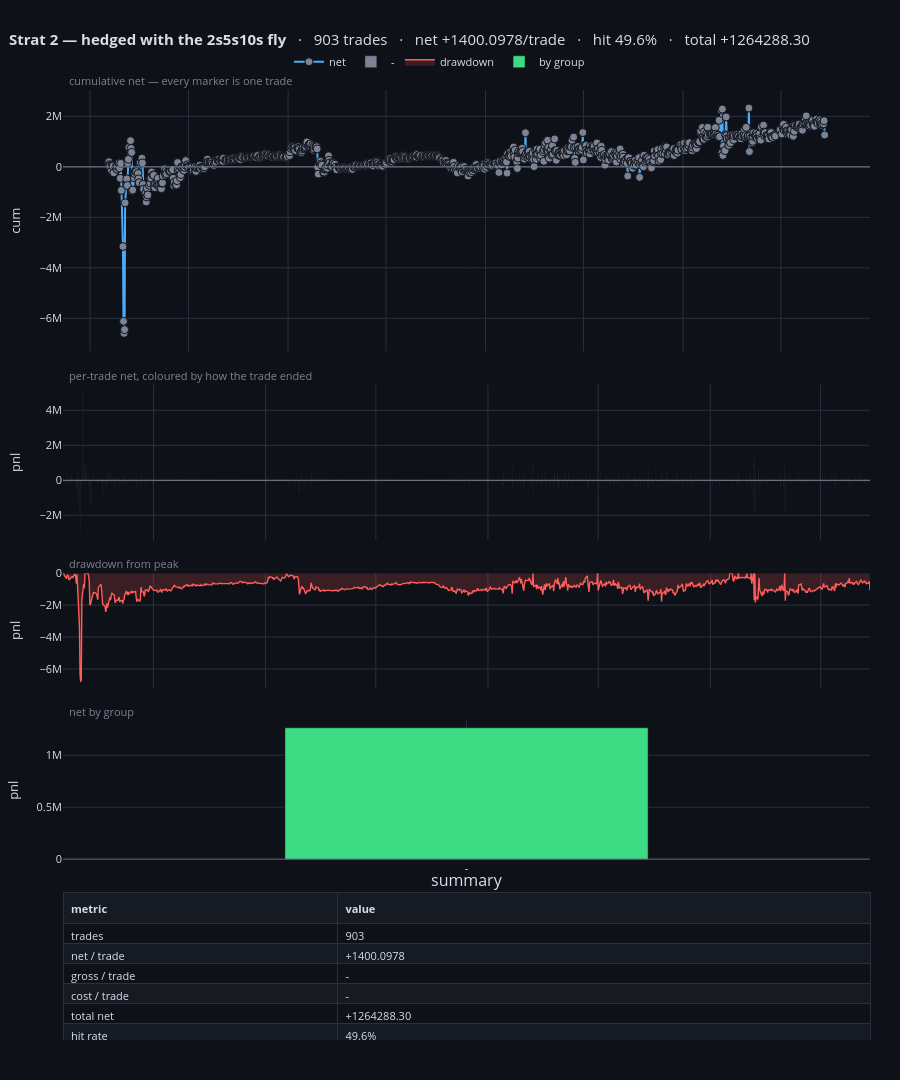

Notebook code for this chart:
### Code cell
fig_dash_h = trade_dashboard(BOOKS["hedged"], title="Strat 2 — hedged with the 2s5s10s fly",
                             span_years=SPAN_YEARS)
fig_dash_h

### Figure 1 — Plotly figure (JSON) as saved in the notebook; plotly's stock layout.template omitted (floating-point values rounded to 4 significant figures; data arrays with more than 128 entries replaced by an {"elided": "..."} marker saying what was removed)
{"data": [{"customdata": {"elided": "903x11 str values"}, "hovertemplate": "<b>%{customdata[0]}</b><br>%{customdata[1]}  ·  %{customdata[2]}  ·  <b>%{customdata[3]}</b><br>signal: %{customdata[4]}   secondary: %{customdata[5]}<br>exit: <b>%{customdata[6]}</b> after %{customdata[7]} <br>gross %{customdata[8]}   <b>net %{customdata[9]}</b><br>cumulative %{customdata[10]}<extra></extra>", "line": {"color": "#4dabf7", "width": 2}, "marker": {"color": {"elided": "903 str values"}, "line": {"color": "#0e1117", "width": 1}, "size": 8}, "mode": "lines+markers", "name": "net", "type": "scatter", "x": {"elided": "903 str values"}, "xaxis": "x", "y": {"elided": "903 float values"}, "yaxis": "y"}, {"customdata": {"elided": "903x11 str values"}, "hovertemplate": "<b>%{customdata[0]}</b><br>%{customdata[1]}  ·  %{customdata[2]}  ·  <b>%{customdata[3]}</b><br>signal: %{customdata[4]}   secondary: %{customdata[5]}<br>exit: <b>%{customdata[6]}</b> after %{customdata[7]} <br>gross %{customdata[8]}   <b>net %{customdata[9]}</b><br>cumulative %{customdata[10]}<extra></extra>", "marker": {"color": "#7b8394"}, "name": "-", "type": "bar", "x": {"elided": "903 str values"}, "xaxis": "x2", "y": {"elided": "903 float values"}, "yaxis": "y2"}, {"fill": "tozeroy", "fillcolor": "rgba(255,92,92,0.18)", "hovertemplate": "drawdown %{y:.3f}<extra></extra>", "line": {"color": "#ff5c5c", "width": 1.4}, "mode": "lines", "name": "drawdown", "type": "scatter", "x": {"elided": "903 str values"}, "xaxis": "x3", "y": {"elided": "903 float values"}, "yaxis": "y3"}, {"customdata": [[903]], "hovertemplate": "<b>%{x}</b><br>%{customdata[0]} trades<br>total %{y:.3f}<extra></extra>", "marker": {"color": ["#3ddc84"]}, "name": "by group", "type": "bar", "x": ["-"], "xaxis": "x4", "y": [1264000.0], "yaxis": "y4"}, {"cells": {"align": "left", "fill": {"color": [["#0e1117", "#161a23", "#0e1117", "#161a23", "#0e1117", "#161a23", "#0e1117", "#161a23", "#0e1117", "#161a23", "#0e1117", "#161a23", "#0e1117", "#161a23", "#0e1117", "#161a23", "#0e1117", "#161a23"]]}, "font": {"color": "#d8dee9", "size": 11}, "height": 20, "line": {"color": "#2a3040"}, "values": [["trades", "net / trade", "gross / trade", "cost / trade", "total net", "hit rate", "avg win / avg loss", "payoff ratio", "Sharpe / trade", "t-statistic", "best / worst trade", "max drawdown", "longest win / loss run", "avg hold", "trades / year", "annualised Sharpe"], ["903", "+1400.0978", "-", "-", "+1264288.30", "49.6%", "+146748.555 / -141712.230", "1.036", "0.0044", "0.13", "+5022182.719 / -2962702.250", "-6799543.83", "7 / 6", "-", "248.9", "0.0700"]]}, "columnwidth": [34, 66], "domain": {"x": [0.0, 1.0], "y": [0.0, 0.1548]}, "header": {"align": "left", "fill": {"color": "#161a23"}, "font": {"color": "#d8dee9", "size": 11}, "line": {"color": "#2a3040"}, "values": ["<b>metric</b>", "<b>value</b>"]}, "type": "table"}], "layout": {"annotations": [{"font": {"color": "#7b8394", "size": 11}, "showarrow": false, "text": "cumulative net — every marker is one trade", "x": 0.005, "xanchor": "left", "xref": "paper", "y": 1.0, "yanchor": "bottom", "yref": "paper"}, {"font": {"color": "#7b8394", "size": 11}, "showarrow": false, "text": "per-trade net, coloured by how the trade ended", "x": 0.005, "xanchor": "left", "xref": "paper", "y": 0.6898, "yanchor": "bottom", "yref": "paper"}, {"font": {"color": "#7b8394", "size": 11}, "showarrow": false, "text": "drawdown from peak", "x": 0.005, "xanchor": "left", "xref": "paper", "y": 0.4914, "yanchor": "bottom", "yref": "paper"}, {"font": {"color": "#7b8394", "size": 11}, "showarrow": false, "text": "net by group", "x": 0.005, "xanchor": "left", "xref": "paper", "y": 0.336, "yanchor": "bottom", "yref": "paper"}, {"font": {"size": 16}, "showarrow": false, "text": "summary", "x": 0.5, "xanchor": "center", "xref": "paper", "y": 0.1548, "yanchor": "bottom", "yref": "paper"}], "bargap": 0.55, "font": {"color": "#d8dee9", "size": 11}, "height": 1080, "hoverdistance": 30, "hoverlabel": {"bgcolor": "#161a23", "bordercolor": "#2a3040", "font": {"color": "#d8dee9", "size": 11}}, "hovermode": "closest", "legend": {"bgcolor": "rgba(0,0,0,0)", "orientation": "h", "x": 0.28, "y": 1.045}, "margin": {"b": 40, "l": 60, "r": 30, "t": 90}, "paper_bgcolor": "#0e1117", "plot_bgcolor": "#0e1117", "shapes": [{"line": {"color": "#7b8394", "width": 1}, "type": "line", "x0": 0, "x1": 1, "xref": "x domain", "y0": 0, "y1": 0, "yref": "y"}, {"line": {"color": "#7b8394", "width": 1}, "type": "line", "x0": 0, "x1": 1, "xref": "x2 domain", "y0": 0, "y1": 0, "yref": "y2"}, {"line": {"color": "#7b8394", "width": 1}, "type": "line", "x0": 0, "x1": 1, "xref": "x4 domain", "y0": 0, "y1": 0, "yref": "y4"}], "title": {"font": {"size": 15}, "text": "<b>Strat 2 — hedged with the 2s5s10s fly</b>   ·   903 trades   ·   net +1400.0978/trade   ·   hit 49.6%   ·   total +1264288.30", "x": 0.01}, "xaxis": {"anchor": "y", "domain": [0.0, 1.0], "gridcolor": "#2a3040", "matches": "x4", "showgrid": true, "showspikes": true, "showticklabels": false, "spikecolor": "#7b8394", "spikedash": "dot", "spikemode": "across", "spikesnap": "cursor", "spikethickness": 1, "zeroline": false}, "xaxis2": {"anchor": "y2", "domain": [0.0, 1.0], "gridcolor": "#2a3040", "matches": "x4", "showgrid": true, "showspikes": true, "showticklabels": false, "spikecolor": "#7b8394", "spikedash": "dot", "spikemode": "across", "spikesnap": "cursor", "spikethickness": 1, "zeroline": false}, "xaxis3": {"anchor": "y3", "domain": [0.0, 1.0], "gridcolor": "#2a3040", "matches": "x4", "showgrid": true, "showspikes": true, "showticklabels": false, "spikecolor": "#7b8394", "spikedash": "dot", "spikemode": "across", "spikesnap": "cursor", "spikethickness": 1, "zeroline": false}, "xaxis4": {"anchor": "y4", "domain": [0.0, 1.0], "gridcolor": "#2a3040", "showgrid": true, "showspikes": true, "spikecolor": "#7b8394", "spikedash": "dot", "spikemode": "across", "spikesnap": "cursor", "spikethickness": 1, "zeroline": false}, "yaxis": {"anchor": "x", "domain": [0.7248, 1.0], "gridcolor": "#2a3040", "showgrid": true, "showspikes": true, "spikecolor": "#7b8394", "spikedash": "dot", "spikemode": "toaxis", "spikesnap": "cursor", "spikethickness": 1, "title": {"text": "cum"}, "zeroline": false}, "yaxis2": {"anchor": "x2", "domain": [0.5264, 0.6898], "gridcolor": "#2a3040", "showgrid": true, "showspikes": true, "spikecolor": "#7b8394", "spikedash": "dot", "spikemode": "toaxis", "spikesnap": "cursor", "spikethickness": 1, "title": {"text": "pnl"}, "zeroline": false}, "yaxis3": {"anchor": "x3", "domain": [0.371, 0.4914], "gridcolor": "#2a3040", "showgrid": true, "showspikes": true, "spikecolor": "#7b8394", "spikedash": "dot", "spikemode": "toaxis", "spikesnap": "cursor", "spikethickness": 1, "title": {"text": "pnl"}, "zeroline": false}, "yaxis4": {"anchor": "x4", "domain": [0.1898, 0.336], "gridcolor": "#2a3040", "showgrid": true, "showspikes": true, "spikecolor": "#7b8394", "spikedash": "dot", "spikemode": "toaxis", "spikesnap": "cursor", "spikethickness": 1, "title": {"text": "pnl"}, "zeroline": false}}}
